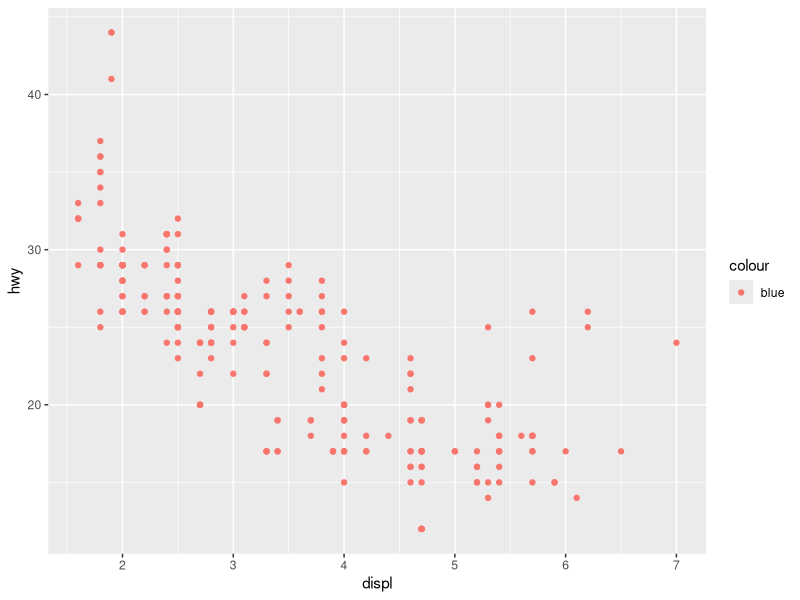
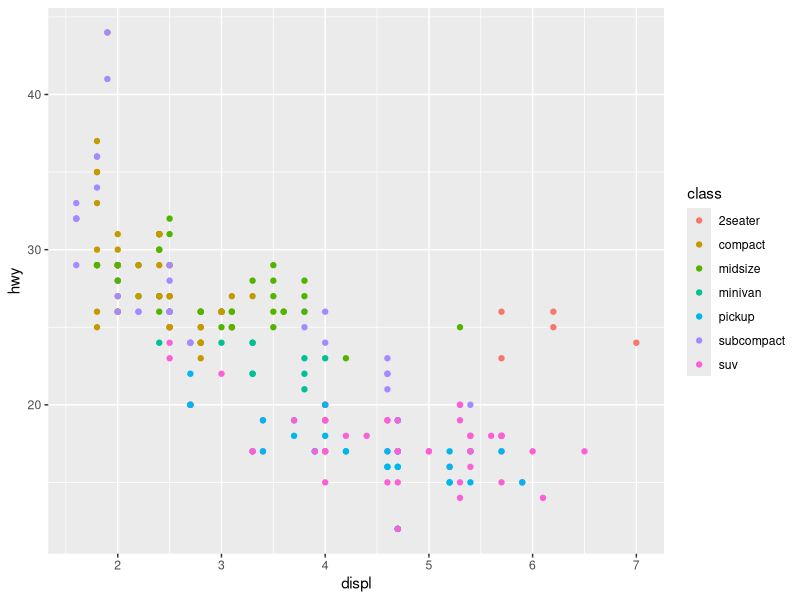
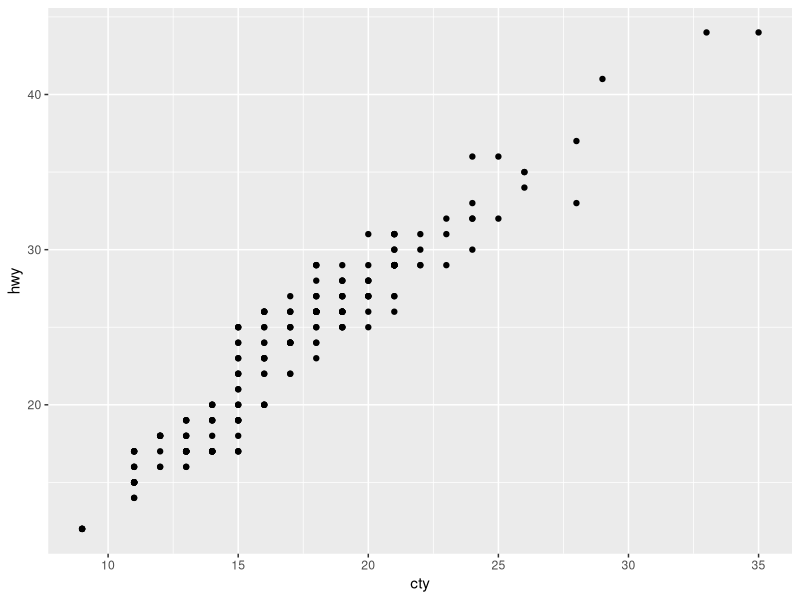
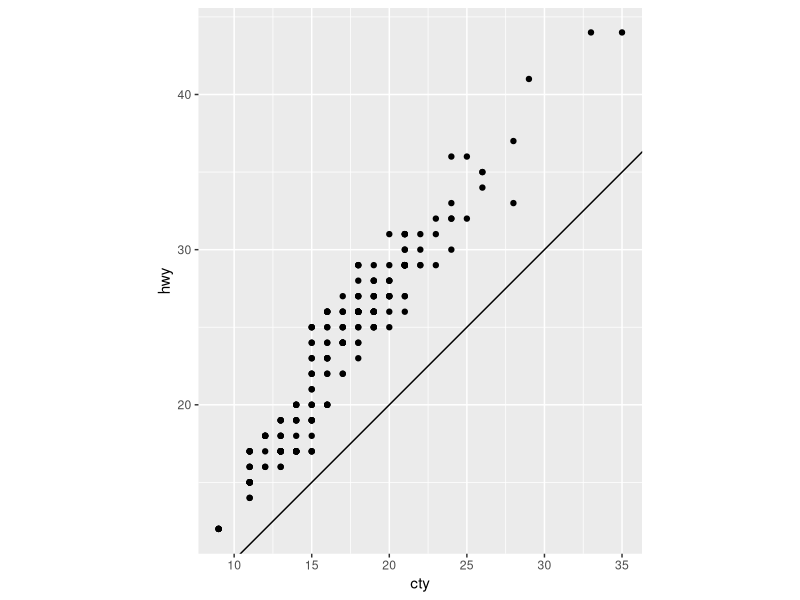

The R script that drew these images, in order:
## ---- chunk 1
    library(ggplot2)
    ggplot(data = mpg) + 
      geom_point(mapping = aes(x = displ, y = hwy, color = "blue"))
## ---- chunk 2
    ggplot(data = mpg) +
      geom_point(mapping = aes(x = displ, y = hwy, color = class))
## ---- chunk 3

## ---- chunk 4

## ---- chunk 5

## ---- chunk 6

## ---- chunk 7

## ---- chunk 8

## ---- chunk 9

## ---- chunk 10

## ---- chunk 11

## ---- chunk 12

## ---- chunk 13

## ---- chunk 14

## ---- chunk 15

## ---- chunk 16

## ---- chunk 17

## ---- chunk 18

## ---- chunk 19

## ---- chunk 20

## ---- chunk 21

## ---- chunk 22
    ggplot(data = mpg, mapping = aes(x = cty, y = hwy)) + 
      geom_point()
## ---- chunk 23

## ---- chunk 24

## ---- chunk 25

## ---- chunk 26

## ---- chunk 27

## ---- chunk 28
    ggplot(data = mpg, mapping = aes(x = cty, y = hwy)) +
      geom_point() + 
      geom_abline() +
      coord_fixed()
## ---- chunk 29

